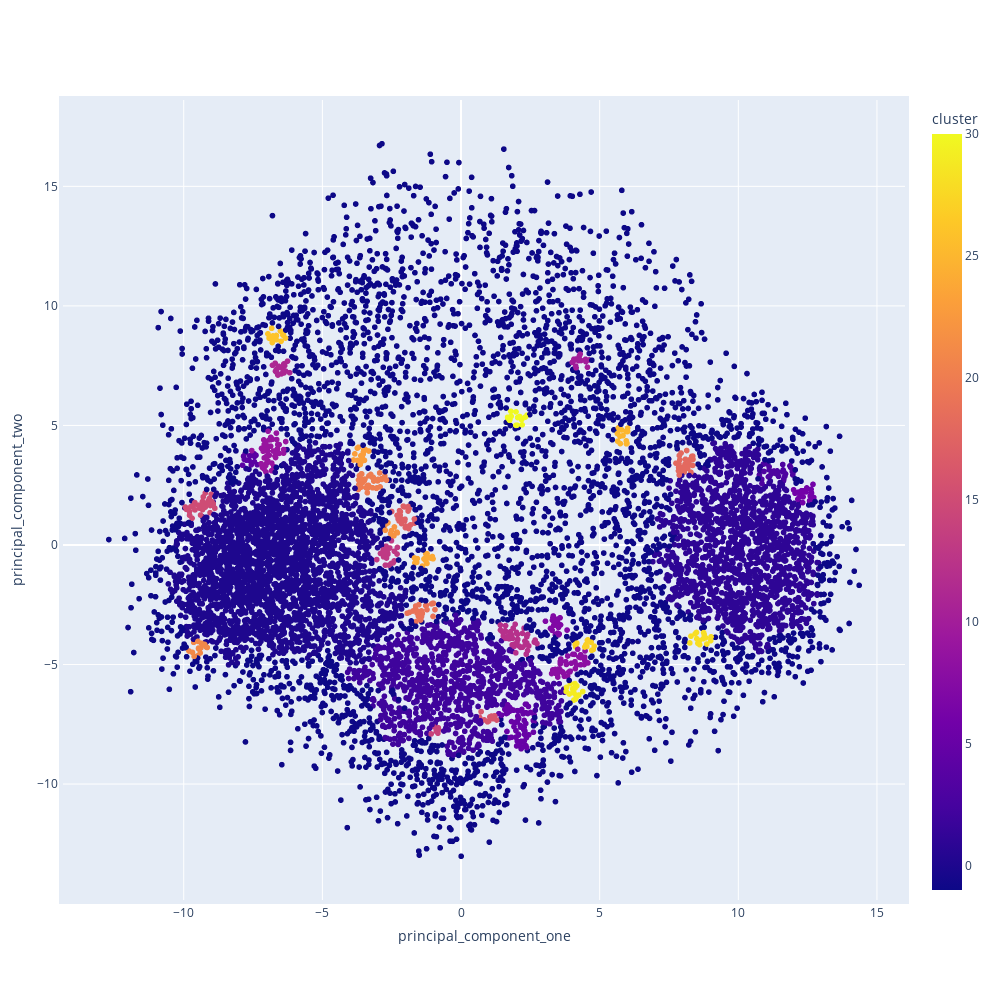

Notebook code cell kept with this figure:
### Code cell
fig = px.scatter(recipes_df, x="principal_component_one", y="principal_component_two",
                 color="cluster",
                 hover_data=['titles'])

fig.update_layout(
    autosize=False,
    width=1000,
    height=1000,
    margin=dict(
        l=50,
        r=50,
        b=100,
        t=100,
        pad=4
    ))
fig.show()

### Figure 1 — Plotly figure (JSON) as saved in the notebook; plotly's stock layout.template omitted (floating-point values rounded to 4 significant figures; data arrays with more than 128 entries replaced by an {"elided": "..."} marker saying what was removed)
{"data": [{"customdata": {"elided": "10000x1 str values"}, "hovertemplate": "principal_component_one=%{x}<br>principal_component_two=%{y}<br>titles=%{customdata[0]}<br>cluster=%{marker.color}<extra></extra>", "legendgroup": "", "marker": {"color": {"elided": "10000 int values"}, "coloraxis": "coloraxis", "symbol": "circle"}, "mode": "markers", "name": "", "showlegend": false, "type": "scattergl", "x": {"elided": "10000 float values"}, "xaxis": "x", "y": {"elided": "10000 float values"}, "yaxis": "y"}], "layout": {"autosize": false, "coloraxis": {"colorbar": {"title": {"text": "cluster"}}, "colorscale": [[0, "#0d0887"], [0.1111, "#46039f"], [0.2222, "#7201a8"], [0.3333, "#9c179e"], [0.4444, "#bd3786"], [0.5556, "#d8576b"], [0.6667, "#ed7953"], [0.7778, "#fb9f3a"], [0.8889, "#fdca26"], [1, "#f0f921"]]}, "height": 1000, "legend": {"tracegroupgap": 0}, "margin": {"b": 100, "l": 50, "pad": 4, "r": 50, "t": 100}, "width": 1000, "xaxis": {"anchor": "y", "autorange": true, "domain": [0, 1], "range": [-14.36, 16.01], "title": {"text": "principal_component_one"}, "type": "linear"}, "yaxis": {"anchor": "x", "autorange": true, "domain": [0, 1], "range": [-14.85, 18.61], "title": {"text": "principal_component_two"}, "type": "linear"}}}
